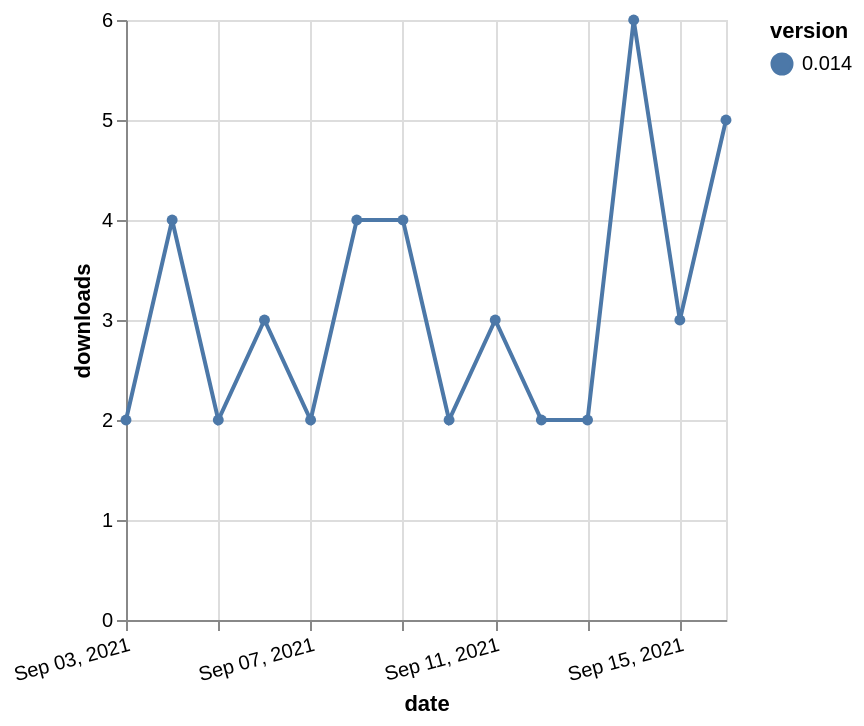

Vega-Lite specification stored for this chart:
### Vega-Lite specification from a JSON file in a GitHub repository (floating-point values rounded to 4 significant figures)
{"$schema": "https://vega.github.io/schema/vega-lite/v5.json", "description": "A simple bar chart with embedded data.", "data": {"values": [{"date": "2021-09-03", "total": 3214, "delta": 2, "version": "0.014"}, {"date": "2021-09-04", "total": 3218, "delta": 4, "version": "0.014"}, {"date": "2021-09-05", "total": 3220, "delta": 2, "version": "0.014"}, {"date": "2021-09-06", "total": 3223, "delta": 3, "version": "0.014"}, {"date": "2021-09-07", "total": 3225, "delta": 2, "version": "0.014"}, {"date": "2021-09-08", "total": 3229, "delta": 4, "version": "0.014"}, {"date": "2021-09-09", "total": 3233, "delta": 4, "version": "0.014"}, {"date": "2021-09-10", "total": 3235, "delta": 2, "version": "0.014"}, {"date": "2021-09-11", "total": 3238, "delta": 3, "version": "0.014"}, {"date": "2021-09-12", "total": 3240, "delta": 2, "version": "0.014"}, {"date": "2021-09-13", "total": 3242, "delta": 2, "version": "0.014"}, {"date": "2021-09-14", "total": 3248, "delta": 6, "version": "0.014"}, {"date": "2021-09-15", "total": 3251, "delta": 3, "version": "0.014"}, {"date": "2021-09-16", "total": 3256, "delta": 5, "version": "0.014"}]}, "width": "container", "mark": {"type": "line", "point": {"filled": true}}, "encoding": {"x": {"field": "date", "type": "temporal", "timeUnit": "yearmonthdate", "title": "date", "axis": {"labelAngle": -15}}, "y": {"field": "delta", "type": "quantitative", "title": "downloads"}, "color": {"field": "version", "type": "nominal"}, "tooltip": {"field": "delta"}}}
